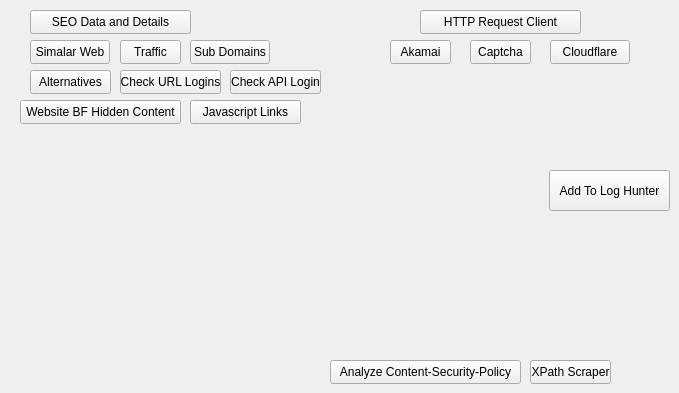
   <widget class="QWidget" name="Analytics_Tab">
    <attribute name="icon">
     <iconset>
      <normaloff>../../../Downloads/icons8-analytics-48.png</normaloff>../../../Downloads/icons8-analytics-48.png</iconset>
    </attribute>
    <attribute name="title">
     <string>Analytics</string>
    </attribute>
    <widget class="QPushButton" name="captcha_button">
     <property name="enabled">
      <bool>true</bool>
     </property>
     <property name="geometry">
      <rect>
       <x>470</x>
       <y>40</y>
       <width>61</width>
       <height>24</height>
      </rect>
     </property>
     <property name="text">
      <string>Captcha</string>
     </property>
    </widget>
    <widget class="QPushButton" name="cloudflare_button">
     <property name="enabled">
      <bool>true</bool>
     </property>
     <property name="geometry">
      <rect>
       <x>550</x>
       <y>40</y>
       <width>80</width>
       <height>24</height>
      </rect>
     </property>
     <property name="text">
      <string>Cloudflare</string>
     </property>
    </widget>
    <widget class="QPushButton" name="akamai_button">
     <property name="enabled">
      <bool>true</bool>
     </property>
     <property name="geometry">
      <rect>
       <x>390</x>
       <y>40</y>
       <width>61</width>
       <height>24</height>
      </rect>
     </property>
     <property name="text">
      <string>Akamai</string>
     </property>
    </widget>
    <widget class="QPushButton" name="http_request_button">
     <property name="enabled">
      <bool>true</bool>
     </property>
     <property name="geometry">
      <rect>
       <x>420</x>
       <y>10</y>
       <width>161</width>
       <height>24</height>
      </rect>
     </property>
     <property name="toolTip">
      <string>Display a HTTP Request Client to see live time stats and info.</string>
     </property>
     <property name="text">
      <string>HTTP Request Client</string>
     </property>
    </widget>
    <widget class="QPushButton" name="alternatives_button">
     <property name="enabled">
      <bool>true</bool>
     </property>
     <property name="geometry">
      <rect>
       <x>30</x>
       <y>70</y>
       <width>81</width>
       <height>24</height>
      </rect>
     </property>
     <property name="toolTip">
      <string>Discover simalar websites and alternatives</string>
     </property>
     <property name="text">
      <string>Alternatives</string>
     </property>
    </widget>
    <widget class="QPushButton" name="seo_data_details_button">
     <property name="enabled">
      <bool>true</bool>
     </property>
     <property name="geometry">
      <rect>
       <x>30</x>
       <y>10</y>
       <width>161</width>
       <height>24</height>
      </rect>
     </property>
     <property name="toolTip">
      <string>Get the basic information and stats of your request by SEO</string>
     </property>
     <property name="text">
      <string>SEO Data and Details</string>
     </property>
    </widget>
    <widget class="QPushButton" name="sub_domains_button">
     <property name="enabled">
      <bool>true</bool>
     </property>
     <property name="geometry">
      <rect>
       <x>190</x>
       <y>40</y>
       <width>80</width>
       <height>24</height>
      </rect>
     </property>
     <property name="toolTip">
      <string>Scan for any related subdomains of the requested website</string>
     </property>
     <property name="whatsThis">
      <string/>
     </property>
     <property name="text">
      <string>Sub Domains</string>
     </property>
    </widget>
    <widget class="QPushButton" name="simalar_web_button">
     <property name="enabled">
      <bool>true</bool>
     </property>
     <property name="geometry">
      <rect>
       <x>30</x>
       <y>40</y>
       <width>80</width>
       <height>24</height>
      </rect>
     </property>
     <property name="toolTip">
      <string>Find websites simalar to the one based on your request</string>
     </property>
     <property name="text">
      <string>Simalar Web</string>
     </property>
    </widget>
    <widget class="QPushButton" name="traffic_button">
     <property name="enabled">
      <bool>true</bool>
     </property>
     <property name="geometry">
      <rect>
       <x>120</x>
       <y>40</y>
       <width>61</width>
       <height>24</height>
      </rect>
     </property>
     <property name="toolTip">
      <string>Display any traffic stats based on your target</string>
     </property>
     <property name="text">
      <string>Traffic</string>
     </property>
    </widget>
    <widget class="QPushButton" name="xpath_scraper_button">
     <property name="enabled">
      <bool>true</bool>
     </property>
     <property name="geometry">
      <rect>
       <x>530</x>
       <y>360</y>
       <width>81</width>
       <height>24</height>
      </rect>
     </property>
     <property name="text">
      <string>XPath Scraper</string>
     </property>
    </widget>
    <widget class="QPushButton" name="analyze_csp">
     <property name="enabled">
      <bool>true</bool>
     </property>
     <property name="geometry">
      <rect>
       <x>330</x>
       <y>360</y>
       <width>191</width>
       <height>24</height>
      </rect>
     </property>
     <property name="text">
      <string>Analyze Content-Security-Policy</string>
     </property>
    </widget>
    <widget class="QPushButton" name="check_url_login_directories">
     <property name="enabled">
      <bool>true</bool>
     </property>
     <property name="geometry">
      <rect>
       <x>120</x>
       <y>70</y>
       <width>101</width>
       <height>24</height>
      </rect>
     </property>
     <property name="toolTip">
      <string>This will scan the requested website for any possible URL Login pages</string>
     </property>
     <property name="text">
      <string>Check URL Logins</string>
     </property>
    </widget>
    <widget class="QPushButton" name="check_api_login_directories">
     <property name="enabled">
      <bool>true</bool>
     </property>
     <property name="geometry">
      <rect>
       <x>230</x>
       <y>70</y>
       <width>91</width>
       <height>24</height>
      </rect>
     </property>
     <property name="toolTip">
      <string>This will scan your requested URL for any API endpoints</string>
     </property>
     <property name="text">
      <string>Check API Login</string>
     </property>
    </widget>
    <widget class="QPushButton" name="website_bf_hidden_content_button">
     <property name="enabled">
      <bool>true</bool>
     </property>
     <property name="geometry">
      <rect>
       <x>20</x>
       <y>100</y>
       <width>161</width>
       <height>24</height>
      </rect>
     </property>
     <property name="toolTip">
      <string>Website bruteforcer to find hidden file and folder
Requires a wordlist to be used</string>
     </property>
     <property name="whatsThis">
      <string>Website bruteforcer to find hidden file and folder
Requires a wordlist to be used</string>
     </property>
     <property name="text">
      <string>Website BF Hidden Content</string>
     </property>
    </widget>
    <widget class="QPushButton" name="javascript_links_button">
     <property name="enabled">
      <bool>true</bool>
     </property>
     <property name="geometry">
      <rect>
       <x>190</x>
       <y>100</y>
       <width>111</width>
       <height>24</height>
      </rect>
     </property>
     <property name="text">
      <string>Javascript Links</string>
     </property>
    </widget>
    <widget class="QPushButton" name="add_to_log_hunter_button">
     <property name="enabled">
      <bool>true</bool>
     </property>
     <property name="geometry">
      <rect>
       <x>549</x>
       <y>170</y>
       <width>121</width>
       <height>41</height>
      </rect>
     </property>
     <property name="text">
      <string>Add To Log Hunter</string>
     </property>
    </widget>
   </widget>
